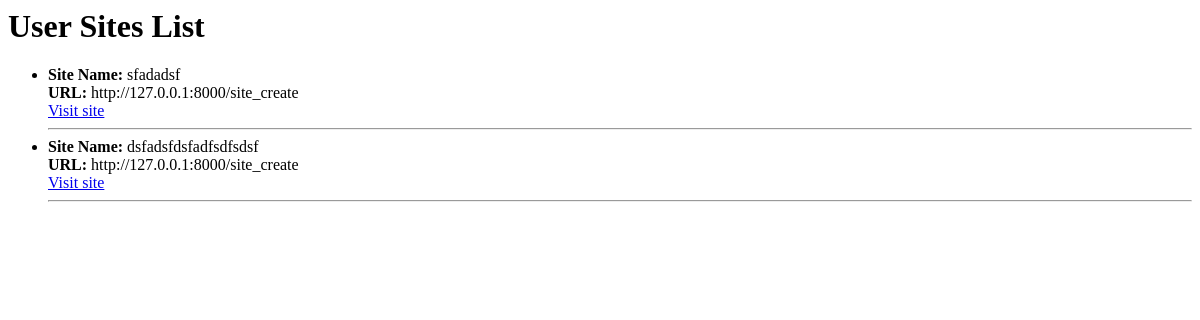
Page /user_sites (signed in) on the earlier database version.
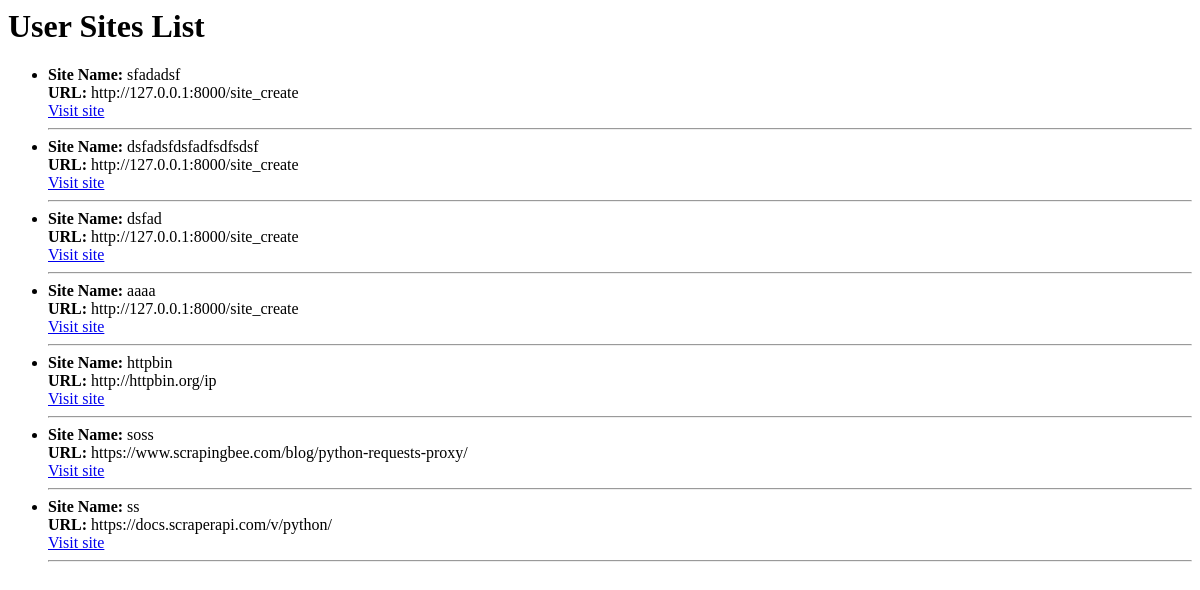
Same page on the later database version.
### vpn_app/models.py (models this page shows, shortened)
class UserSite(models.Model):
    user_profile = models.ForeignKey(UserProfile, on_delete=models.CASCADE)
    site_name = models.CharField(max_length=100)
    site_url = models.URLField()

### vpn_app/views.py (the view)
# urls.py: path('user_sites', SitesList.as_view(), name='user_sites'),
class SitesList(ListView):
    model = UserSite
    context_object_name = 'user_sites'
    template_name = 'vpn_app/user_profiles_list.html'
    def get_queryset(self):
        return UserSite.objects.filter(user_profile=self.request.user.userprofile)

### vpn_app/templates/vpn_app/user_profiles_list.html (shortened to what this page needs)
<html lang="en">
<head>
</head>
<body>
    <h1>User Sites List</h1>
    <ul>
        {% for user_site in user_sites %}
            <li>
                <strong>Site Name:</strong> {{ user_site.site_name }}<br>
                <strong>URL:</strong> {{ user_site.site_url }}<br>
                <a href="{% url 'site_details' user_site.id %}">Visit site</a><br>
            </li>
            <hr>
        {% empty %}
            <p>No user sites found.</p>
        {% endfor %}
    </ul>
</body>
</html>

Differences in the rows shown:
added UserSite: site_name "dsfad", site_url "http://127.0.0.1:8000/site_create"
added UserSite: site_name "aaaa", site_url "http://127.0.0.1:8000/site_create"
added UserSite: site_name "httpbin", site_url "http://httpbin.org/ip"
added UserSite: site_name "soss", site_url "https://www.scrapingbee.com/blog/python-requests-proxy/"
added UserSite: site_name "ss", site_url "https://docs.scraperapi.com/v/python/"
